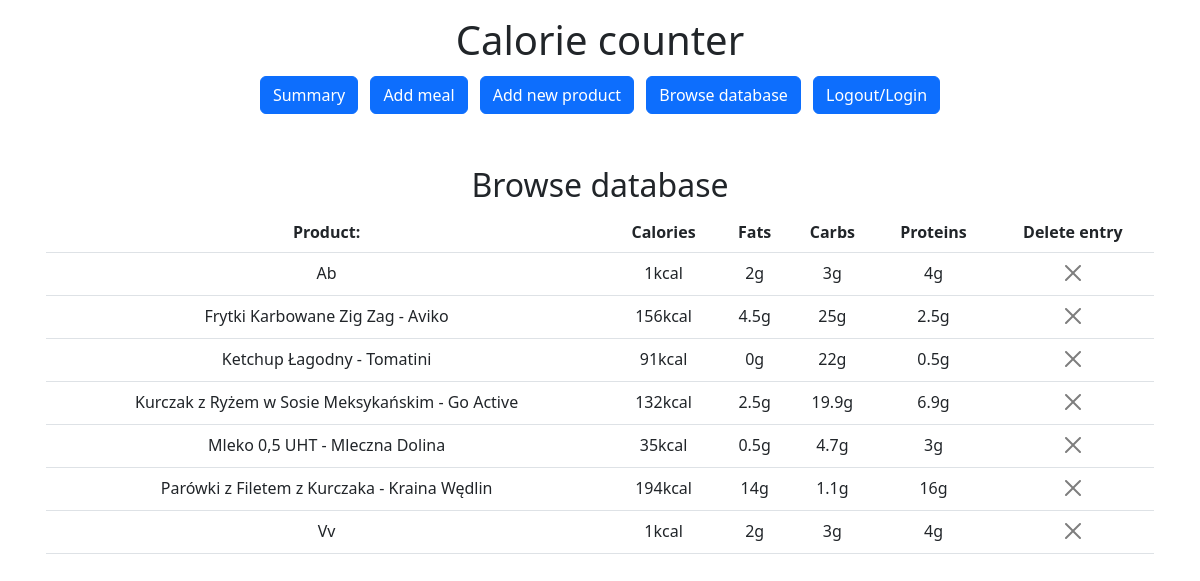
Before: /browsedatabase (signed in) with the older database file.
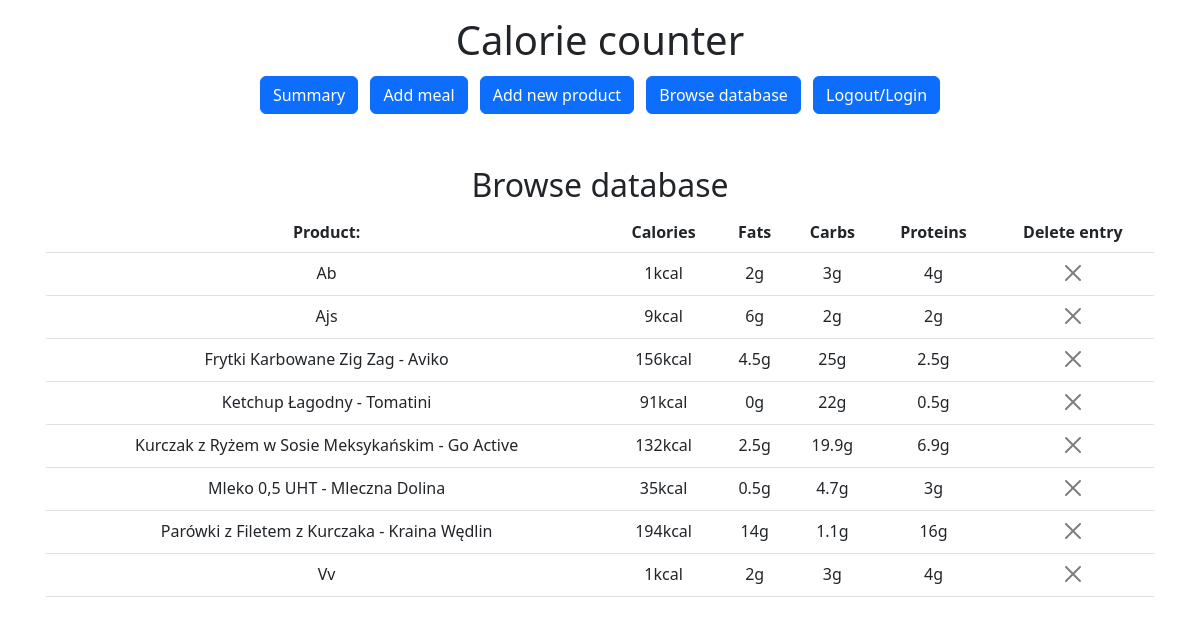
After: the same page with the newer database file.
### tables this page shows
CREATE TABLE products (
    id INTEGER PRIMARY KEY AUTOINCREMENT,
    product_name TEXT NOT NULL,
    calories NUMERIC,
    fats NUMERIC,
    carbohydrates NUMERIC,
    proteins NUMERIC,
    portion_size NUMERIC,
    barcode NUMERIC
);

### app.py (the view)
@app.route("/browsedatabase", methods=["GET", "POST"])
@login_required
def browsedatabase():
    if request.method == "POST":
        cur.execute("DELETE FROM products WHERE id=?",(request.form.get("product_to_delete"),))
        con.commit()
    res = cur.execute("SELECT * FROM products ORDER BY product_name ASC")
    res = res.fetchall()
    return render_template("browsedatabase.htm", products=res)

### submodules.py (called while the page is built)
def login_required(f):
    @wraps(f)
    def decorated_function(*args, **kwargs):
        if session.get("user") is None:
            return redirect("/login")
        return f(*args, **kwargs)
    return decorated_function

### templates/browsedatabase.htm (shortened to what this page needs)
{% extends "layout.htm" %}
{% block body %}
<h2 class="pt-5">Browse database</h2>
<table class="table">
    <tr>
        <th> Product: </th>
        <th> Calories </th>
        <th> Fats </th>
        <th> Carbs </th>
        <th> Proteins </th>
        <th> Delete entry </th>
    </tr>
{% for product in products %}
    <tr>
        <td> {{product[1]}} </td>
        <td> {{product[2]}}kcal </td>
        <td> {{product[3]}}g </td>
        <td> {{product[4]}}g </td>
        <td> {{product[5]}}g </td>
        <td><form action="/browsedatabase" method="post"><button class="btn-close" id="product_to_delete" name="product_to_delete" value="{{product[0]}}"></button></form></td>
    </tr>
{% endfor %}
</table>
{% endblock %}

### templates/layout.htm (shortened to what this page needs)
<!DOCTYPE html>
<html lang="en">
	<head>
		<link href="https://cdn.jsdelivr.net/npm/bootstrap@5.3.0-alpha3/dist/css/bootstrap.min.css" rel="stylesheet">
	</head>
	<body>
		<div class="container text-center p-3 mx-auto">
			<h1>Calorie counter</h1>
			<a class="btn btn-primary m-1" role="button" href="/">Summary</a>
			<a class="btn btn-primary m-1" role="button" href="/addmeal">Add meal</a>
			<a class="btn btn-primary m-1" role="button" href="/addproduct">Add new product </a>
			<a class="btn btn-primary m-1" role="button" href="/browsedatabase">Browse database</a>
			<a class="btn btn-primary m-1" role="button" href="/logout">Logout/Login</a>
		{% block body %}{% endblock %}
		</div>
	</body>
</html>

Changed rows visible on the page:
added products: product_name "Ajs", calories "9", fats "6", carbohydrates "2", proteins "2"
